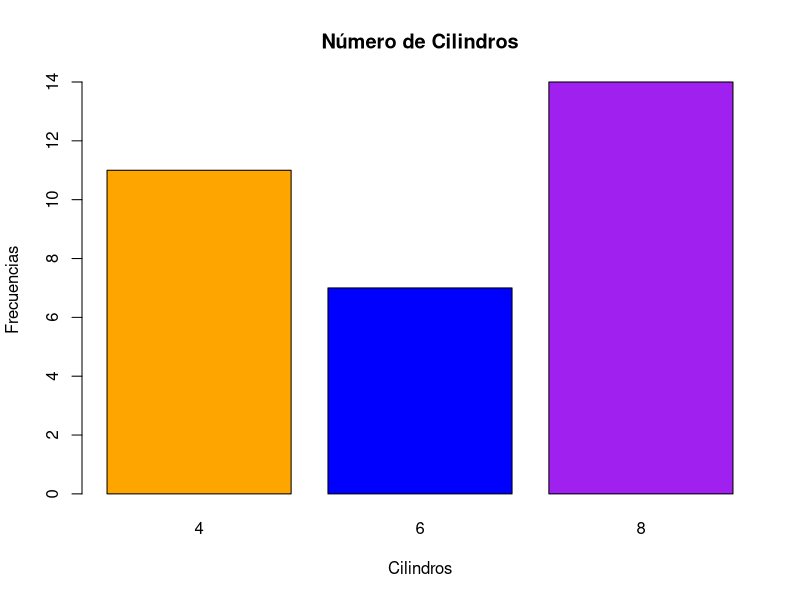
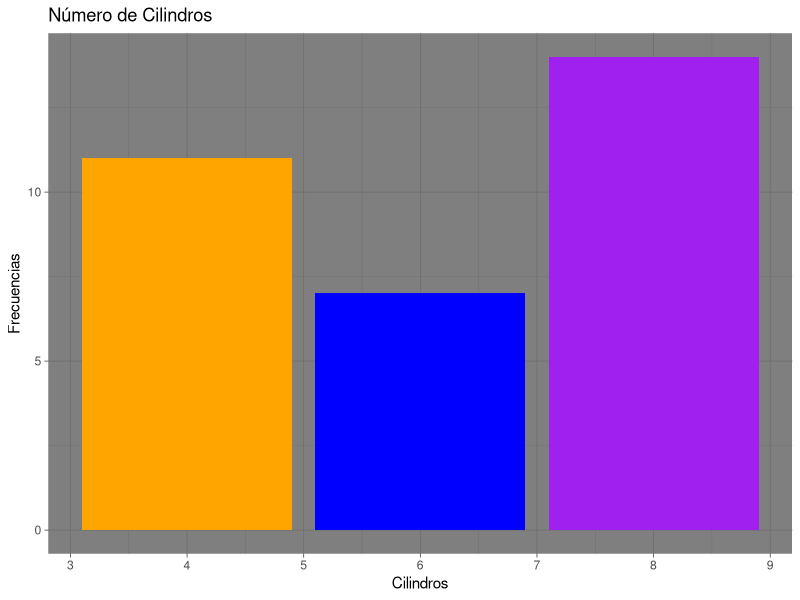
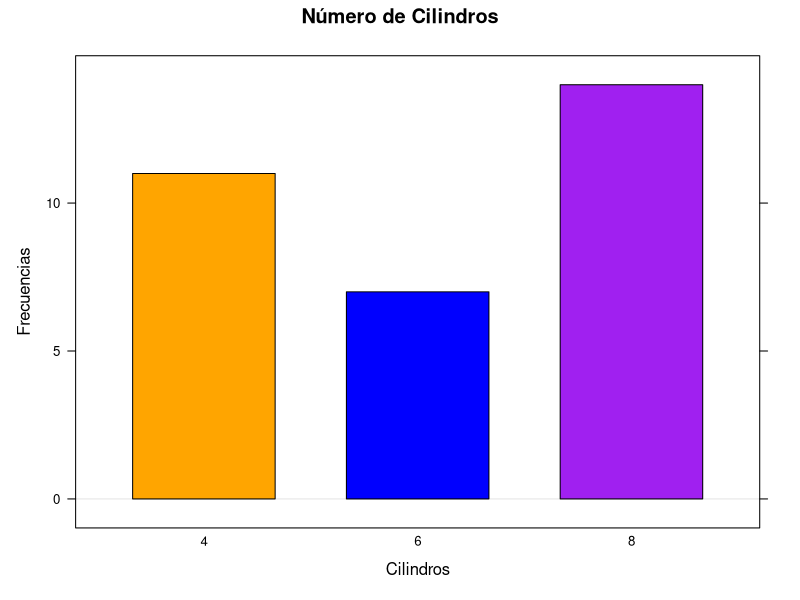

R code for these plots, in order:
## ---- chunk 1
knitr::opts_chunk$set(echo = TRUE)
## ---- chunk 2

summary(mtcars)

summary(mtcars$cyl)


# La función summary() nos proporciona un resumen estadístico del data set y la variable

# El paquete SQLDF nos permite ejecutar sentencias SQL en  R y RStudio

## ---- chunk 3
x <- table(mtcars$cyl)

colores <- c("orange","blue","purple")

barplot(x,xlab="Cilindros",ylab="Frecuencias",main="Número de Cilindros",col=colores)

# barplot() es una función base del lenguaje de programación R
## ---- chunk 4

library(ggplot2)

ggplot(mtcars,aes(cyl)) + geom_bar(fill=colores) + labs(x="Cilindros",y="Frecuencias",title="Número de Cilindros") + theme_dark()

## ---- chunk 5

library(lattice)

barchart(x,xlab="Cilindros",ylab="Frecuencias",main="Número de Cilindros",col=colores,horizontal = FALSE)

